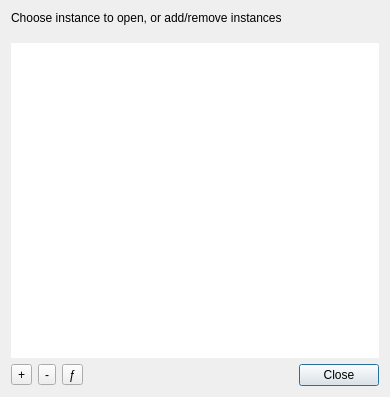
<?xml version="1.0" encoding="UTF-8"?>
<ui version="4.0">
 <class>UIInstancesDlg</class>
 <widget class="QDialog" name="UIInstancesDlg">
  <property name="geometry">
   <rect>
    <x>0</x>
    <y>0</y>
    <width>390</width>
    <height>397</height>
   </rect>
  </property>
  <property name="windowTitle">
   <string>Instance Manager</string>
  </property>
  <layout class="QVBoxLayout" name="verticalLayout">
   <item>
    <layout class="QHBoxLayout" name="horizontalLayout_2">
     <property name="spacing">
      <number>12</number>
     </property>
     <property name="bottomMargin">
      <number>12</number>
     </property>
     <item>
      <widget class="QLabel" name="ui_labelInstances">
       <property name="text">
        <string>Choose instance to open, or add/remove instances</string>
       </property>
      </widget>
     </item>
    </layout>
   </item>
   <item>
    <widget class="QListWidget" name="ui_instancesList">
     <property name="autoFillBackground">
      <bool>false</bool>
     </property>
     <property name="frameShape">
      <enum>QFrame::NoFrame</enum>
     </property>
     <property name="frameShadow">
      <enum>QFrame::Plain</enum>
     </property>
     <property name="modelColumn">
      <number>0</number>
     </property>
    </widget>
   </item>
   <item>
    <layout class="QHBoxLayout" name="horizontalLayout">
     <item>
      <widget class="QToolButton" name="ui_instance_add">
       <property name="toolTip">
        <string>add new instance</string>
       </property>
       <property name="text">
        <string>+</string>
       </property>
       <property name="icon">
        <iconset theme="list-add"/>
       </property>
      </widget>
     </item>
     <item>
      <widget class="QToolButton" name="ui_instance_del">
       <property name="toolTip">
        <string>remove instances</string>
       </property>
       <property name="text">
        <string>-</string>
       </property>
       <property name="icon">
        <iconset theme="list-remove"/>
       </property>
       <property name="checkable">
        <bool>true</bool>
       </property>
      </widget>
     </item>
     <item>
      <widget class="QToolButton" name="ui_instance_calc">
       <property name="toolTip">
        <string>add a calculated instance (a formula over the running instances, e.g. power = u * i)</string>
       </property>
       <property name="text">
        <string notr="true">ƒ</string>
       </property>
      </widget>
     </item>
     <item>
      <spacer name="horizontalSpacer">
       <property name="orientation">
        <enum>Qt::Horizontal</enum>
       </property>
       <property name="sizeHint" stdset="0">
        <size>
         <width>40</width>
         <height>20</height>
        </size>
       </property>
      </spacer>
     </item>
     <item>
      <widget class="QDialogButtonBox" name="ui_instances_buttonBox">
       <property name="orientation">
        <enum>Qt::Horizontal</enum>
       </property>
       <property name="standardButtons">
        <set>QDialogButtonBox::Close</set>
       </property>
      </widget>
     </item>
    </layout>
   </item>
  </layout>
 </widget>
 <resources>
  <include location="../resources.qrc"/>
 </resources>
 <connections>
  <connection>
   <sender>ui_instances_buttonBox</sender>
   <signal>accepted()</signal>
   <receiver>UIInstancesDlg</receiver>
   <slot>accept()</slot>
   <hints>
    <hint type="sourcelabel">
     <x>248</x>
     <y>254</y>
    </hint>
    <hint type="destinationlabel">
     <x>157</x>
     <y>268</y>
    </hint>
   </hints>
  </connection>
  <connection>
   <sender>ui_instances_buttonBox</sender>
   <signal>rejected()</signal>
   <receiver>UIInstancesDlg</receiver>
   <slot>reject()</slot>
   <hints>
    <hint type="sourcelabel">
     <x>389</x>
     <y>254</y>
    </hint>
    <hint type="destinationlabel">
     <x>286</x>
     <y>268</y>
    </hint>
   </hints>
  </connection>
 </connections>
</ui>
